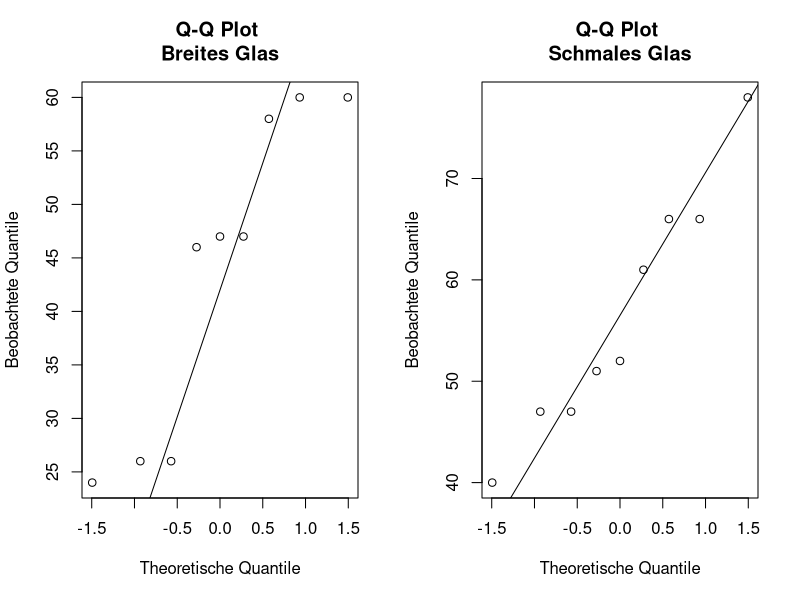

The R source for this figure: (Note: this script raises an error after producing the figure.)
# Grundlagen der Versuchsplanung 



#
# Laden der Pakete
library(ggplot2)
library(ggpubr)


# Erstellung Dataframe
Daten <- data.frame(Proband = c("Lukas Pape", "Serhat Aydin", "Maike Brochtrup", "Justin Pixner",
                                "Larissa Schoeneich", "Mia Macarena Bedarf", "Tobias Huebner", 
                                "Nicole Hofmann", "Simon Kutzner", "Jonas Molsbeck", 
                                "Julia Nadine Pohl", "Piet Wilhelm Cornils", "Dylan Wagner",
                                "Max Kuebler", "Nils Huelpuesch", "Ashtar Hashmin", 
                                "Mika Lowak", "Onur Guel"), 
                    Glas = c("s", "s", "s", "b", "b", "b", "b", "s", "s", "s", "b", 
                             "s", "b", "b", "s", "b", "b", "s"), 
                    Versuchseinheit = c(1,9,2,10,3,11,4,12,5,13,6,14,7,15,8,16,17,18),
                    Geschlecht = c("m", "m", "w", "m", "w", "w", "m", "w", "m", "m", "w", 
                                   "m", "m", "m", "m", "w", "m", "m"), 
                    Beginn = c("9:13", "9:19", "9:28", "9:32", "9:42", "9:46", "10:18", 
                    "10:54", "10:38", "10:26", "10:35", "10:23", "10:47", "10:04", "11:04", "11:07", 
                    "11:17", "11:00"), 
                    Ende = c("9:15", "9:21", "9:31", "9:34", "9:44", "9:48", "10:20", "NA", "10:40", 
                             "10:27", "10:37", "10:25", "10:48", "10:06", "11:06", "11:09", "11:20", 
                             "11:01"),
                    Vorwissen = c(0,1,0,0,1,0,0,0,0,0,0,1,0,0,0,0,0,2), 
                    Stress = c(2,1,2,3,2,2,1,3,2,1,4,2,1,1,1,3,2,1), 
                    Kurzsichtig = c(0,1,0,1,0,0,0,1,0,0,1,0,1,1,1,0,0,0), 
                    Weitsichtig = c(0,0,0,0,0,0,0,0,1,0,0,0,0,0,0,0,0,0), 
                    Hornhautverkruemmung = c(0,0,0,0,0,0,0,1,1,0,0,0,0,0,0,0,0,0), 
                    Messergebnis = c(193, 198, 184, 212, 191, 225, 225, 210, 172, 198, 
                                      223, 179, 191, 189, 179, 211, 212, 183))

# Messergebniss ohne Gewicht vom Glas
B <- Daten$Messergebnis[Daten$Glas == "b"] - 165
S <- Daten$Messergebnis[Daten$Glas == "s"] - 132

mean(B)
mean(S)


# Zusammenfassung deskrip. Stat.
des_stat_B <- summary(B)
des_stat_S <- summary(S)


# ------------------------------------------------------------------------------
# Betrachtung Normalverteilung
#
# Dataframe erstellen
data <- data.frame(Glas = c(rep("B", length(B)), rep("S", length(S))), Werte = c(B, S))

# qq-Plot für einzelne Messung
# Layout fuer drei Unterplots
par(mfrow = c(1, 2))

qqnorm(B, main = "Q-Q Plot \nBreites Glas", xlab = "Theoretische Quantile", ylab = "Beobachtete Quantile")
qqline(B)

qqnorm(S, main = "Q-Q Plot \nSchmales Glas", xlab = "Theoretische Quantile", ylab = "Beobachtete Quantile")
qqline(S)

# Zusammengefasster qq-Plot
qq_plot <- ggplot(data, aes(sample = Value)) +
  geom_qq() +
  geom_qq_line(color = "red") +
  xlab("Theoretische Quantile") + 
  ylab("Beobachtete Quantile") +  
  ggtitle("Q-Q-Plot der Daten")
theme_bw()

print(qq_plot)

# ------------------------------------------------------------------------------
# t-Test
t.test(B,S)


# ------------------------------------------------------------------------------
# Grafische Darstellung
#

# Violinplot erstellen
violin_plot <- ggplot(data, aes(x = Glas, y = Werte, fill = Glas)) +
  geom_violin(scale = "width", trim = TRUE) +
  geom_boxplot(width = 0.1, fill = "white", color = "black") +
  #stat_qq(aes(sample = Value), color = "red") +
  #facet_wrap(~Group, scales = "free") +
  ylim(20, 80) + 
  ylab("Menge in ml") +
  ggtitle("Violinplot der Daten") +
  theme_bw()

print(violin_plot)
